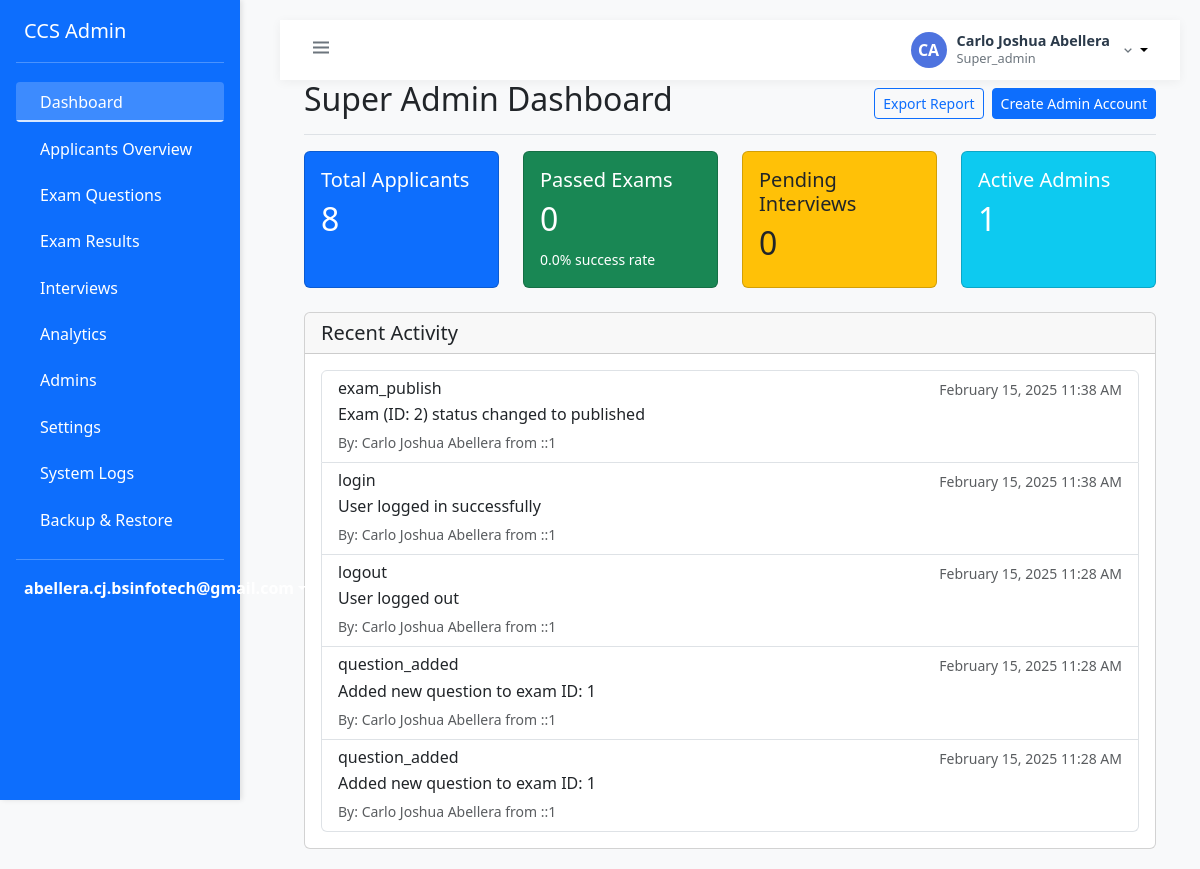
/admin/super/dashboard.php (signed in), run on an earlier commit of the app's database.
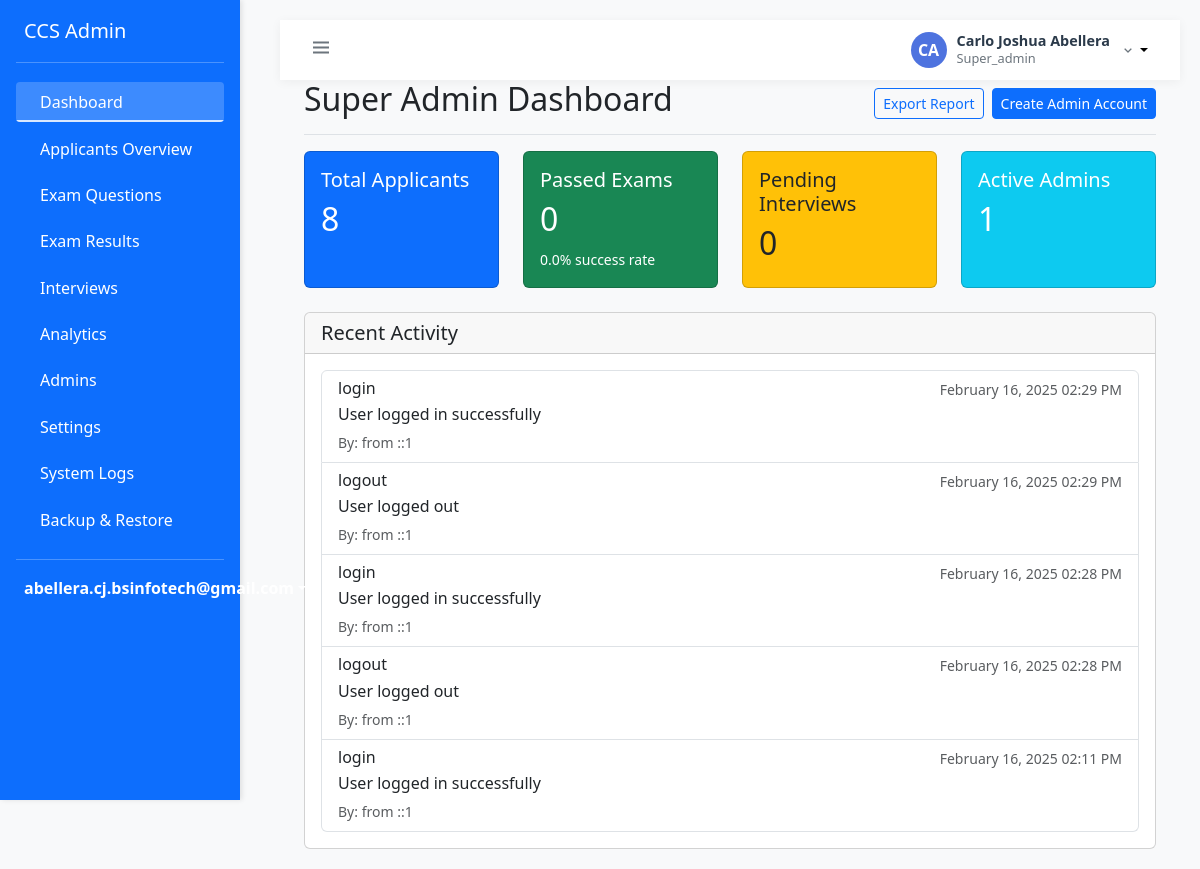
And on a later commit of the database.
### tables this page shows
CREATE TABLE `activity_logs` (
  `id` int(11) NOT NULL,
  `user_id` int(11) NOT NULL,
  `action` varchar(255) NOT NULL,
  `details` text DEFAULT NULL,
  `ip_address` varchar(45) DEFAULT NULL,
  `created_at` timestamp NOT NULL DEFAULT current_timestamp()
);

### admin/super/dashboard.php (the view, shortened to what the changed rows need)
<?php
require_once '../includes/layout.php';
$auth = new Auth();
try {
    try {
        $conn = Database::getInstance()->getConnection();
        $stats = [
            'total_applicants' => 0,
            'passed_exams' => 0,
            'pending_interviews' => 0,
            'active_admins' => 0
        ];
        $query = "SELECT COUNT(*) FROM applicants";
        $stmt = $conn->query($query);
        $stats['total_applicants'] = $stmt->fetchColumn();
        $query = "SELECT COUNT(DISTINCT a.id)
                  FROM applicants a
                  JOIN exam_results er1 ON a.id = er1.applicant_id
                  JOIN exams e1 ON er1.exam_id = e1.id AND e1.part = '1'
                  JOIN exam_results er2 ON a.id = er2.applicant_id
                  JOIN exams e2 ON er2.exam_id = e2.id AND e2.part = '2'
                  WHERE er1.status = 'pass' AND er2.status = 'pass'";
        $stmt = $conn->query($query);
        $stats['passed_exams'] = $stmt->fetchColumn();
        $query = "SELECT COUNT(*) FROM interview_schedules WHERE status = 'scheduled'";
        $stmt = $conn->query($query);
        $stats['pending_interviews'] = $stmt->fetchColumn();
        $query = "SELECT COUNT(*) FROM users WHERE role = 'admin' AND status = 'active'";
        $stmt = $conn->query($query);
        $stats['active_admins'] = $stmt->fetchColumn();
        $query = "SELECT al.*,
                  CONCAT(u.first_name, ' ', u.last_name) as user_name,
                  DATE_FORMAT(al.created_at, '%M %d, %Y %h:%i %p') as formatted_date
                  FROM activity_logs al
                  JOIN users u ON al.user_id = u.id
                  ORDER BY al.created_at DESC
                  LIMIT 5";
        $stmt = $conn->query($query);
        $recent_activities = $stmt->fetchAll(PDO::FETCH_ASSOC);
    } catch (Exception $e) {
        $error = $e->getMessage();
    }
} catch (Exception $e) {
    error_log("Dashboard error: " . $e->getMessage());
    $_SESSION['error'] = 'An error occurred. Please try logging in again.';
    $auth->logout();
    header('Location: /php-ccs/login.php');
    exit();
}
?>
<div class="container-fluid px-4">
    <div class="d-flex justify-content-between flex-wrap flex-md-nowrap align-items-center pb-2 mb-3 border-bottom">
        <h1 class="h2">Super Admin Dashboard</h1>
    </div>
    <div class="row g-4 mb-4">
        <div class="col-md-3">
            <div class="card stat-card bg-primary text-white h-100">
                <div class="card-body">
                    <h2 class="card-text"><?php echo number_format($stats['total_applicants']); ?></h2>
                </div>
            </div>
        </div>
        <div class="col-md-3">
            <div class="card stat-card bg-success text-white h-100">
                <div class="card-body">
                    <h2 class="card-text"><?php echo number_format($stats['passed_exams']); ?></h2>
                </div>
            </div>
        </div>
        <div class="col-md-3">
            <div class="card stat-card bg-warning text-dark h-100">
                <div class="card-body">
                    <h2 class="card-text"><?php echo number_format($stats['pending_interviews']); ?></h2>
                </div>
            </div>
        </div>
        <div class="col-md-3">
            <div class="card stat-card bg-info text-white h-100">
                <div class="card-body">
                    <h2 class="card-text"><?php echo number_format($stats['active_admins']); ?></h2>
                </div>
            </div>
        </div>
    </div>
    <div class="card">
        <div class="card-body">
            <?php if (empty($recent_activities)): ?>
                <p class="text-center text-muted my-3">No recent activities found.</p>
            <?php else: ?>
                <div class="list-group">
                    <?php foreach ($recent_activities as $activity): ?>
                        <div class="list-group-item">
                            <div class="d-flex w-100 justify-content-between">
                                <h6 class="mb-1"><?php echo htmlspecialchars($activity['action']); ?></h6>
                                <small class="text-muted"><?php echo $activity['formatted_date']; ?></small>
                            </div>
                            <p class="mb-1"><?php echo htmlspecialchars($activity['details']); ?></p>
                            <small class="text-muted">
                                By: <?php echo htmlspecialchars($activity['user_name']); ?>
                                <?php if ($activity['ip_address']): ?>
                                    from <?php echo htmlspecialchars($activity['ip_address']); ?>
                                <?php endif; ?>
                            </small>
                        </div>
                    <?php endforeach; ?>
                </div>
            <?php endif; ?>
        </div>
    </div>
</div>

What changed in the data, as far as the page shows it:
no longer on this page (row unchanged): activity_logs: action "exam_publish", formatted_date "February 15, 2025 11:38 AM", details "Exam (ID: 2) status changed to published", user_name "Carlo Joshua Abellera", ip_address "::1"
no longer on this page (row unchanged): activity_logs: action "login", formatted_date "February 15, 2025 11:38 AM", details "User logged in successfully", user_name "Carlo Joshua Abellera", ip_address "::1"
no longer on this page (row unchanged): activity_logs: action "logout", formatted_date "February 15, 2025 11:28 AM", details "User logged out", user_name "Carlo Joshua Abellera", ip_address "::1"
no longer on this page (row unchanged): activity_logs: action "question_added", formatted_date "February 15, 2025 11:28 AM", details "Added new question to exam ID: 1", user_name "Carlo Joshua Abellera", ip_address "::1"
no longer on this page (row unchanged): activity_logs: action "question_added", formatted_date "February 15, 2025 11:28 AM", details "Added new question to exam ID: 1", user_name "Carlo Joshua Abellera", ip_address "::1"
added activity_logs: action "login", formatted_date "February 16, 2025 02:29 PM", details "User logged in successfully", ip_address "::1"
added activity_logs: action "logout", formatted_date "February 16, 2025 02:29 PM", details "User logged out", ip_address "::1"
added activity_logs: action "login", formatted_date "February 16, 2025 02:28 PM", details "User logged in successfully", ip_address "::1"
added activity_logs: action "logout", formatted_date "February 16, 2025 02:28 PM", details "User logged out", ip_address "::1"
added activity_logs: action "login", formatted_date "February 16, 2025 02:11 PM", details "User logged in successfully", ip_address "::1"
